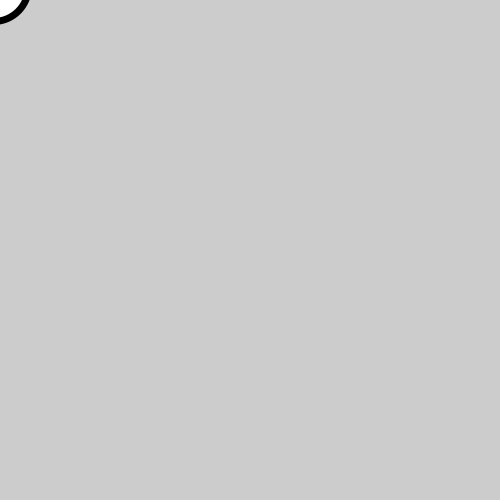
Frame 1 (no input)
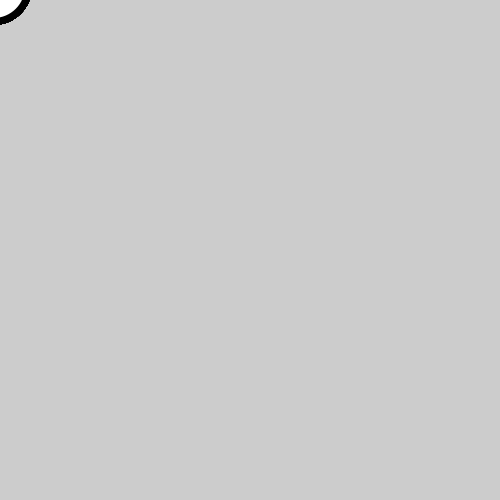
Frame 60 (the mouse pressed at the canvas centre just before this capture)
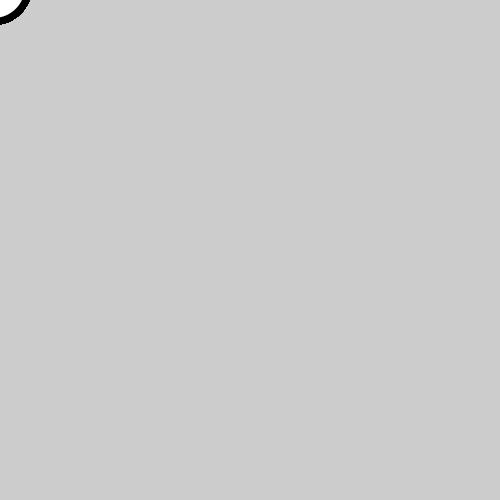
Frame 120 (the mouse held since frame 60 and released just before this capture)

The Processing sketch that drew these frames (run headless with seeded random() and noise(); from frame 60 on, the mouse is pressed at the canvas centre):

// Processing sketch: Claude6
// ── Claude6.pde
void setup(){
  size(500,500);
 

}

void draw(){
  scale(-7);
  circle(1,2,10);
}
